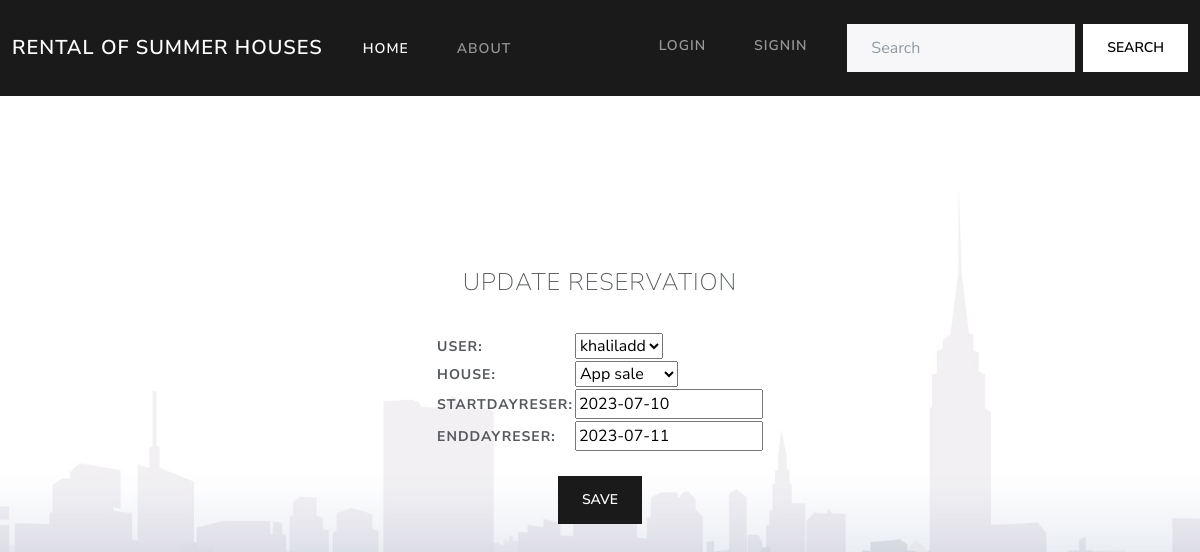
The app's page /updateADreservation1/3/ with its own data.
### Consulte_poste/models.py (models this page shows, shortened)
class ResrvationAppartement(models.Model):
    user=models.ForeignKey(settings.AUTH_USER_MODEL, on_delete=models.CASCADE)
    house = models.ForeignKey(Appartement, on_delete=models.CASCADE)
    StartDayReser =models.DateField()
    EndDayReser =models.DateField()

### Consulte_poste/views.py (the view)
# urls.py: path('updateADreservation1/<int:pk>/' , Reservation1UpdateADView.as_view(),name='Update-reservationAD1' ),
class Reservation1UpdateADView(UpdateView):
    template_name="UpdatereservationAD1.html"
    model=ResrvationAppartement
    fields = ["user","house","StartDayReser","EndDayReser"]
    success_url='/listereservationapp/'

### Consulte_poste/models.py (called while the page is built)
    def __str__(self):
        return self.Title

### Consulte_poste/templates/UpdatereservationAD1.html (shortened to what this page needs)
{% load static %}
<!DOCTYPE html>
<html>
  <head>
    <link rel="stylesheet" href="{% static 'css/bootstrap.min.css' %}" />
  </head>
  <body>
    <nav class="navbar navbar-expand-lg navbar-dark bg-primary">
      <div class="container-fluid">
        <a class="navbar-brand" href="{% url 'Consulte_poste:homeIn' %}">rental of summer houses</a>
        <div class="collapse navbar-collapse" id="navbarColor01">
          <ul class="navbar-nav me-auto">
            <li class="nav-item">
              <a class="nav-link active" href="{% url 'Consulte_poste:homeIn' %}">Home
              </a>
            </li>
            <li class="nav-item">
              <a class="nav-link" href="#">About</a>
            </li>
          </ul>
          <form class="d-flex">
            {% if user.is_authenticated %}
            <ul class="navbar-nav me-auto">
                <li class="nav-item dropdown">
                    <a class="nav-link dropdown-toggle" data-bs-toggle="dropdown" href="#" role="button" aria-haspopup="true" aria-expanded="false">{{user}} ACTIONS</a>
                    <div class="dropdown-menu">
                      <a class="dropdown-item" href="{% url 'Consulte_poste:Add-villa' %}">Add your villa</a>
                      <a class="dropdown-item" href="{% url 'Consulte_poste:Add-App' %}">Add your appartment</a>
                      <a class="dropdown-item" href="{% url 'Consulte_poste:Liste-Pvilla' %}">Show your villas</a>
                      <a class="dropdown-item" href="{% url 'Consulte_poste:Liste-PApp' %}">Show your appartment</a>
                      <a class="dropdown-item" href="{% url 'Consulte_poste:Liste-PersReserVil' %}">Show all villa reservations </a>
                      <a class="dropdown-item" href="{% url 'Consulte_poste:Liste-PersReserApp' %}">Show all apartment reservations </a>
                    </div>
                  </li>
                  {% if user.is_superuser %}
                  <li class="nav-item dropdown">
                    <a class="nav-link dropdown-toggle" data-bs-toggle="dropdown" href="#" role="button" aria-haspopup="true" aria-expanded="false">ADMIN ACTIONS</a>
                    <div class="dropdown-menu">
                      <a class="dropdown-item" href="{% url 'Consulte_poste:Liste-user' %}">Show all users</a>
                      <a class="dropdown-item" href="{% url 'Consulte_poste:Liste-villa' %}">Show all villas</a>
                      <a class="dropdown-item" href="{% url 'Consulte_poste:Liste-app' %}">Show all appartment</a>
                      <a class="dropdown-item" href="{% url 'Consulte_poste:Liste-ReserVilla' %}">Show all villa reservations</a>
                      <a class="dropdown-item" href="{% url 'Consulte_poste:Liste-Reserapp' %}">Show all apartment reservations</a>
                    </div>
                  </li>
                  {% endif %}
                <li class="nav-item">
                  <a class="nav-link" href="{% url 'Logout' %}">LOGOUT</a>
                </li>
             </ul>
            {% else %}
            <ul class="navbar-nav me-auto">
            <li class="nav-item">
              <a class="nav-link" href="{% url 'Login' %}">LOGIN</a>
            </li>
            <li class="nav-item">
              <a class="nav-link" href="{% url 'Registre' %}">SIGNIN</a>
            </li>
         </ul>
            {% endif %}
            <input class="form-control me-sm-2" type="search" placeholder="Search">
            <button class="btn btn-secondary my-2 my-sm-0" type="submit">Search</button>
          </form>
         </div>
      </div>
    </nav>
    <br>
    <br>
    <br>
    <br>
    <br>
    <br>
    <br>
    <table  class="tabcenter">
    <form method="post">
      <fieldset>
        <legend Align=Center>UPDATE RESERVATION</legend>
        <br>
        <br>
        {{ form.as_table  }}
      </fieldset>
    </table>
    <br>
    <div style="text-align:center">
<button type="submit" class="btn btn-primary">Save</button>
    </div>
  </body>
</html>

### records on screen
ResrvationAppartement: user "khaliladd", house "App sale", StartDayReser "2023-07-10", EndDayReser "2023-07-11"
